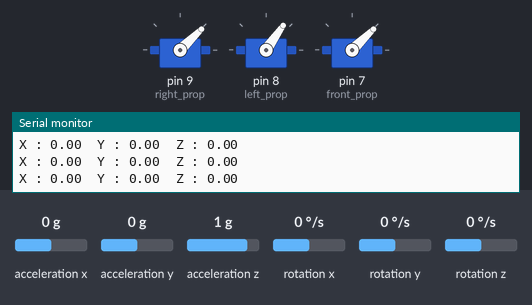
The sketch below on a simulated Arduino Uno, built with avr-gcc and run on an emulated ATmega328P. Shown: 3 × servo, the last lines printed to the serial monitor. The inputs (shaded band) are chosen by the test bench; at power-on: acceleration x 0 g, acceleration y 0 g, acceleration z 1 g, rotation x 0 °/s, rotation y 0 °/s, rotation z 0 °/s.

Above: at 8.2 s.
8.3 s: acceleration x set to -1.4 g
At 8.9 s:
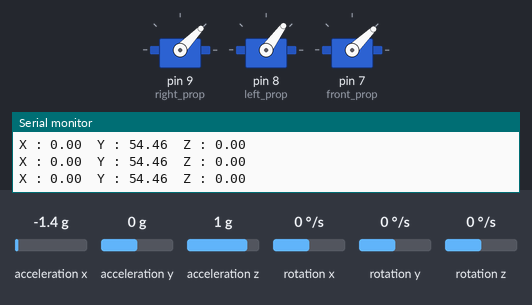
11.3 s: acceleration y set to -1.4 g
At 11.9 s:
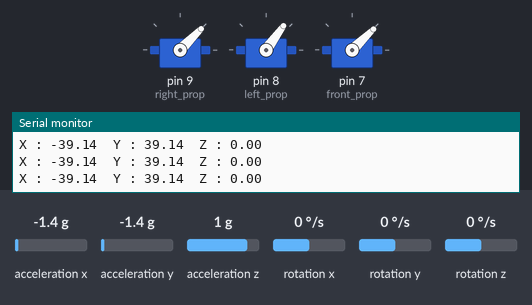
Timing chart, 0 to 14.3 s (numbered marks = the images above; inputs shaded):
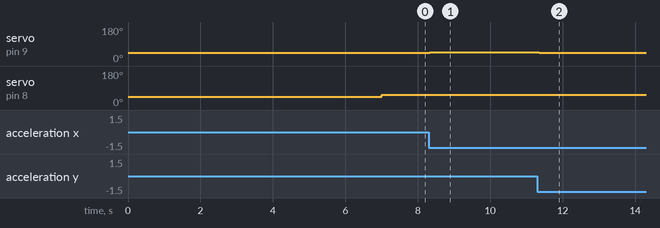

Measured:
- after the input at 8.3 s, servo on pin 9 (right_prop): 44° → 46° at once; servo on pin 8 (left_prop): 55° → 54° at once
- after the input at 11.3 s, servo on pin 9 (right_prop): 46° → 45° after 0.05 s

The sketch:

controller.ino
```cpp
// francais
#include <Wire.h>
#include <Servo.h>
#include <MPU6050_light.h>


Servo right_prop;
Servo left_prop;
Servo front_prop;

/*MPU-6050 gives you 16 bits data so you have to create some 16int constants
 * to store the data for accelerations and gyro*/


float Total_angle[3];


float elapsedTime, time, timePrev;
int i;


float PID_P, PID_R, PID_Y;
float pwmLeft, pwmRight,pwmFront;
float errorP, previous_errorP, errorR, previous_errorR, errorY, previous_errorY;
float pid_pP=0;
float pid_iP=0;
float pid_dP=0;
float pid_pR=0;
float pid_iR=0;
float pid_dR=0;
float pid_pY=0;
float pid_iY=0;
float pid_dY=0;
/////////////////PID CONSTANTS/////////////////
double kp=0.3;//3.55
double ki=0;//0.003
double kd=0;//2.05
///////////////////////////////////////////////


double throttleL=1115;//initial value of throttle to the motors
double throttleR=1000;
double throttleF=1100;

float desired_angleP = 0; //This is the angle in which we want the balance to stay steady

float desired_angleR = 0;
float desired_angleY = 0;

MPU6050 mpu(Wire);

void setup() {

  Serial.begin(9600);
  Wire.begin();

  byte status = mpu.begin();
  Serial.print(F("MPU6050 status: "));
  Serial.println(status);
  while(status!=0){ } // stop everything if could not connect to MPU6050


  right_prop.attach(9); //attatch the right motor to pin 9
  left_prop.attach(8);  //attatch the left motor to pin 8
  front_prop.attach(7); //attatch the left motor to pin 7

  time = millis(); //Start counting time in milliseconds

  /*In order to start up the ESCs we have to send a min value
   * of PWM to them before connecting the battery. Otherwise
   * the ESCs won't start up or enter in the configure mode.
   * The min value is 1000us and max is 2000us, REMEMBER!*/
  left_prop.writeMicroseconds(1000);
  right_prop.writeMicroseconds(1000);
  front_prop.writeMicroseconds(1000);
  delay(7000); /*Give some delay, 7s, to have time to connect
                *the propellers and let everything start up*/
}//end of setup void

void loop() {
    /////////////////////////////I M U////////////////////////////////////

    mpu.update();

    /*The tiemStep is the time that elapsed since the previous loop.
   * This is the value that we will use in the formulas as "elapsedTime"
   * in seconds. We work in ms so we haveto divide the value by 1000
   to obtain seconds*/

    timePrev = time;  // the previous time is stored before the actual time read
    time = millis();  // actual time read
    elapsedTime = (time - timePrev) / 1000;


   /*Now in order to obtain degrees we have to multiply the degree/seconds
   *value by the elapsedTime.*/
   /*Finnaly we can apply the final filter where we add the acceleration
   *part that afects the angles and ofcourse multiply by 0.98 */

   /*---X axis angle---*/
   Total_angle[0] =mpu.getAngleX();
   /*---Y axis angle---*/
   Total_angle[1] = mpu.getAngleY();
   /*---Z axis angle---*/
   Total_angle[2] = mpu.getAngleZ();

   /*Now we have our angles in degree and values from -10º0 to 100º aprox*/
    Serial.print("X : ");
    Serial.print(Total_angle[0]);
    Serial.print("\tY : ");
    Serial.print(Total_angle[1]);
    Serial.print("\tZ : ");
    Serial.println(Total_angle[2]);


    /*///////////////////////////P I D///////////////////////////////////*/
    /*Remember that for the balance we will use just one axis. I've choose the x angle
    to implement the PID with. That means that the x axis of the IMU has to be paralel to
    the balance*/

    /*First calculate the error between the desired angle and
    *the real measured angle*/
    errorP = 0; //Total_angle[0] - desired_angleP;
    errorR = Total_angle[1] - desired_angleR;
    errorY = 0; //Total_angle[2] - desired_angleY;

    /*Next the proportional value of the PID is just a proportional constant
    *multiplied by the error*/

    pid_pP = kp*errorP;
    pid_pR = kp*errorR;
    pid_pY = kp*errorY;

    /*The integral part should only act if we are close to the
    desired position but we want to fine tune the error. That's
    why I've made a if operation for an error between -2 and 2 degree.
    To integrate we just sum the previous integral value with the
    error multiplied by  the integral constant. This will integrate (increase)
    the value each loop till we reach the 0 point*/
    if(-3 <errorP <3)
    {
    pid_iP = pid_iP+(ki*errorP);
    }

    if(-3 <errorR <3)
    {
    pid_iR = pid_iR+(ki*errorR);
    }

    if(-3 <errorY <3)
    {
    pid_iY = pid_iY+(ki*errorY);
    }
    /*The last part is the derivate. The derivate acts upon the speed of the error.
    As we know the speed is the amount of error that produced in a certain amount of
    time divided by that time. For taht we will use a variable called previous_error.
    We substract that value from the actual error and divide all by the elapsed time.
    Finnaly we multiply the result by the derivate constant*/

    pid_dP = kd*((errorP - previous_errorP)/elapsedTime);
    pid_dR = kd*((errorR - previous_errorR)/elapsedTime);
    pid_dY = kd*((errorY - previous_errorY)/elapsedTime);

    /*The final PID values is the sum of each of this 3 parts*/
    PID_P = pid_pP + pid_iP + pid_dP;
    PID_R = pid_pR + pid_iR + pid_dR;
    PID_Y = pid_pY + pid_iY + pid_dY;

    /*We know taht the min value of PWM signal is 1000us and the max is 2000. So that
    tells us that the PID value can/s oscilate more than -1000 and 1000 because when we
    have a value of 2000us the maximum value taht we could sybstract is 1000 and when
    we have a value of 1000us for the PWM sihnal, the maximum value that we could add is 1000
    to reach the maximum 2000us*/
    if((PID_P||PID_R||PID_Y) < -1000)
    {
    PID_P=PID_R=PID_Y=-1000;
    }
    if((PID_P||PID_R||PID_Y) > 1000)
    {
    PID_P=PID_R=PID_Y=1000;
    }

    /*Finnaly we calculate the PWM width. We sum the desired throttle and the PID value*/
    pwmLeft = throttleL + PID_P - PID_R + PID_Y;
    pwmRight = throttleR + PID_P + PID_R - PID_Y;
    //pwmFront = throttleF - PID_P + 0 + PID_Y;

    /*Once again we map the PWM values to be sure that we won't pass the min
    and max values. Yes, we've already maped the PID values. But for example, for
    throttle value of 1300, if we sum the max PID value we would have 2300us and
    that will mess up the ESC.*/
    //Right

    if(pwmRight < 1000) {
        pwmRight= 1000;
    }

    if(pwmRight > 1500) {
        pwmRight=1500;
    }

    //Left
    if(pwmLeft < 1000) {
        pwmLeft= 1000;
    }

    if(pwmLeft > 1500) {
        pwmLeft=1500;
    }

    //Front
    if(pwmFront < 1000){
        pwmFront= 1000;
    }

    if(pwmFront > 1500) {
        pwmFront=1500;
    }

    /*Finnaly using the servo function we create the PWM pulses with the calculated
    width for each pulse*/
    left_prop.writeMicroseconds(pwmLeft);
    right_prop.writeMicroseconds(pwmRight);

    //front_prop.writeMicroseconds(pwmFront);
    previous_errorP = errorP; //Remember to store the previous error.
    previous_errorR = errorR;
    previous_errorY = errorY;
}
//end of loop void
```
